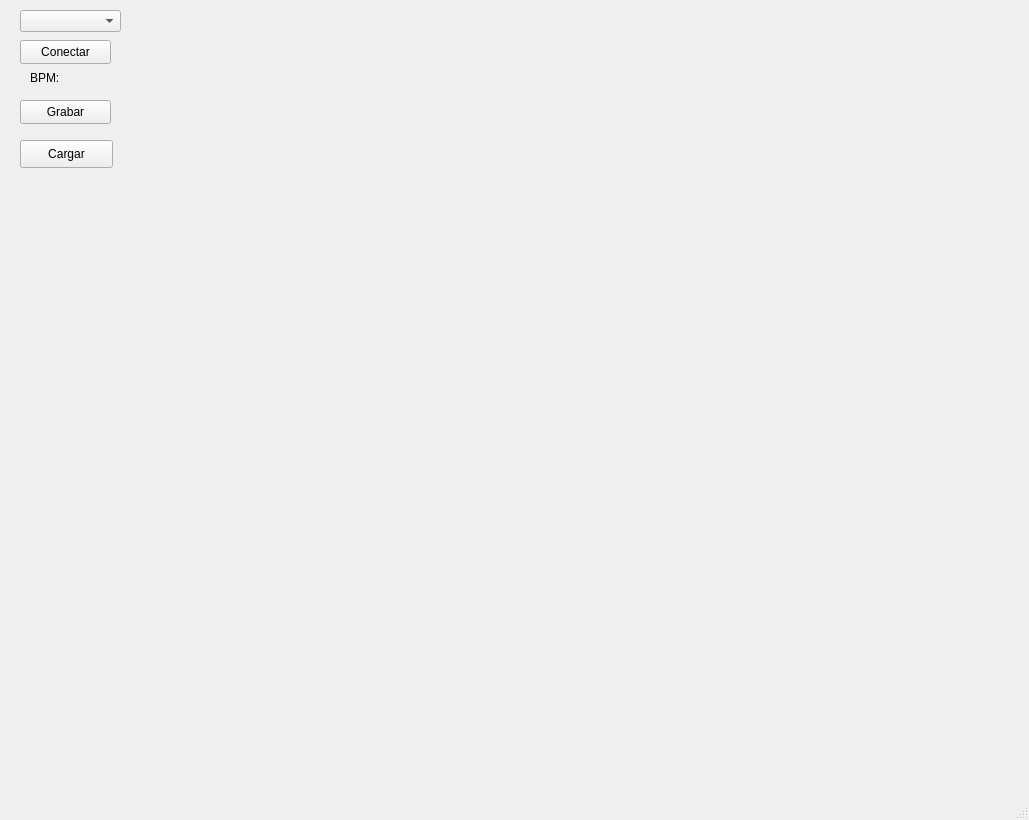
<?xml version="1.0" encoding="UTF-8"?>
<ui version="4.0">
 <class>MainWindow</class>
 <widget class="QMainWindow" name="MainWindow">
  <property name="geometry">
   <rect>
    <x>0</x>
    <y>0</y>
    <width>1029</width>
    <height>820</height>
   </rect>
  </property>
  <property name="windowTitle">
   <string>MainWindow</string>
  </property>
  <widget class="QWidget" name="centralwidget">
   <widget class="QComboBox" name="PuertosW">
    <property name="geometry">
     <rect>
      <x>20</x>
      <y>10</y>
      <width>101</width>
      <height>22</height>
     </rect>
    </property>
   </widget>
   <widget class="QPushButton" name="ConectW">
    <property name="geometry">
     <rect>
      <x>20</x>
      <y>40</y>
      <width>91</width>
      <height>24</height>
     </rect>
    </property>
    <property name="text">
     <string>Conectar</string>
    </property>
   </widget>
   <widget class="QWidget" name="graficawidget" native="true">
    <property name="geometry">
     <rect>
      <x>150</x>
      <y>10</y>
      <width>811</width>
      <height>421</height>
     </rect>
    </property>
   </widget>
   <widget class="QPushButton" name="GrabarW">
    <property name="geometry">
     <rect>
      <x>20</x>
      <y>100</y>
      <width>91</width>
      <height>24</height>
     </rect>
    </property>
    <property name="text">
     <string>Grabar</string>
    </property>
   </widget>
   <widget class="QPushButton" name="CargarW">
    <property name="geometry">
     <rect>
      <x>20</x>
      <y>140</y>
      <width>93</width>
      <height>28</height>
     </rect>
    </property>
    <property name="text">
     <string>Cargar</string>
    </property>
   </widget>
   <widget class="QLabel" name="BPMlabel">
    <property name="geometry">
     <rect>
      <x>30</x>
      <y>70</y>
      <width>55</width>
      <height>16</height>
     </rect>
    </property>
    <property name="text">
     <string>BPM:</string>
    </property>
   </widget>
  </widget>
  <widget class="QMenuBar" name="menubar">
   <property name="geometry">
    <rect>
     <x>0</x>
     <y>0</y>
     <width>1029</width>
     <height>26</height>
    </rect>
   </property>
  </widget>
  <widget class="QStatusBar" name="statusbar"/>
 </widget>
 <resources/>
 <connections/>
</ui>
